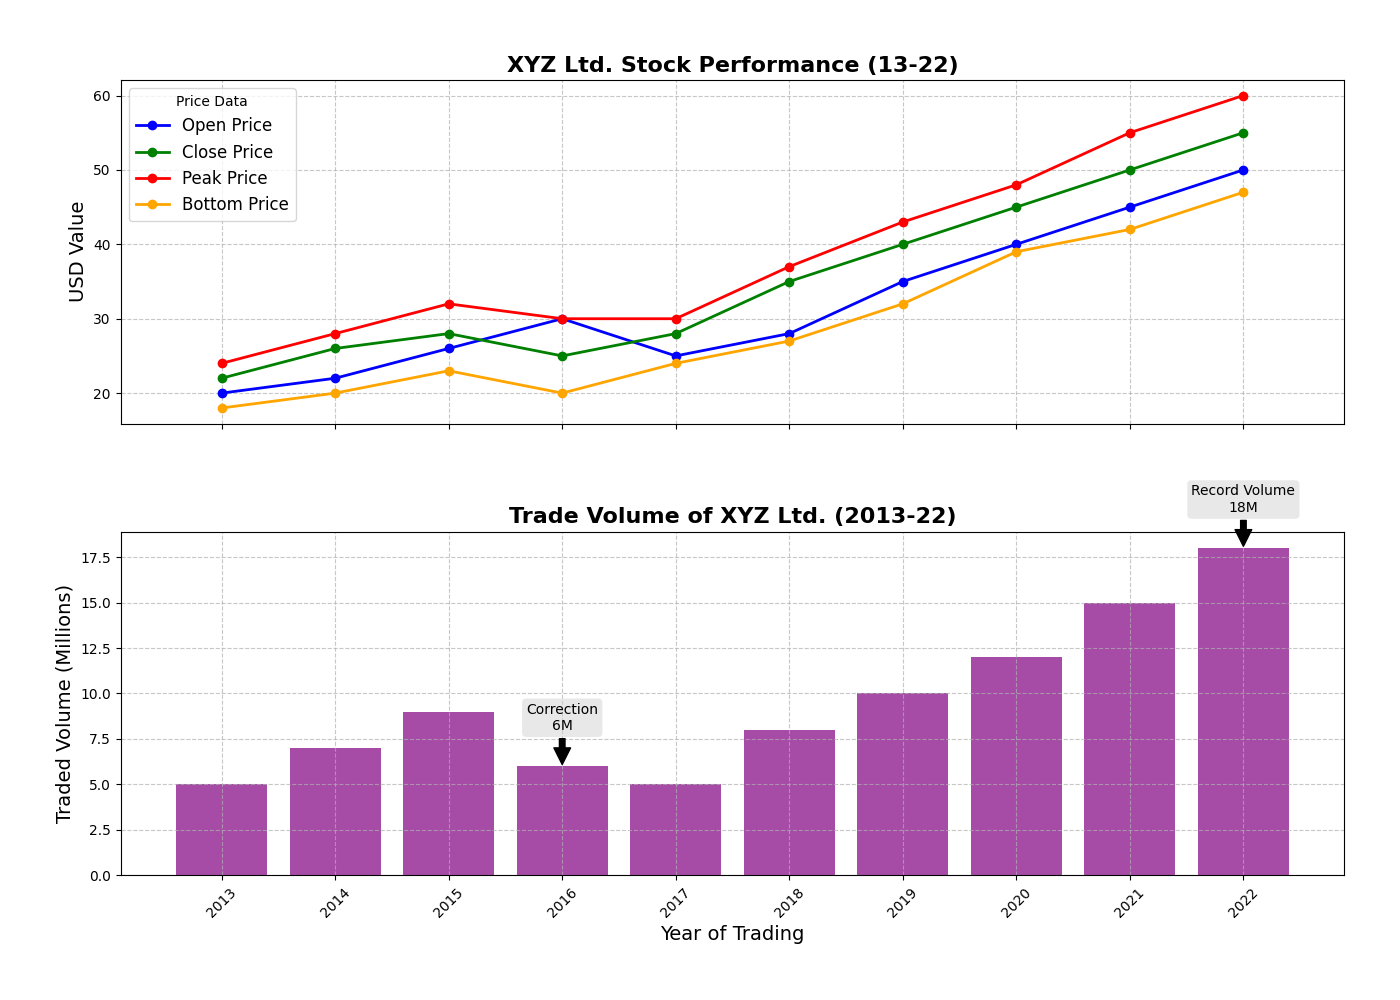

Python code for this plot:
import matplotlib.pyplot as plt
import numpy as np

years = np.arange(2013, 2023, 1)

# Stock prices (fictional data)
opening_price = np.array([20, 22, 26, 30, 25, 28, 35, 40, 45, 50])
closing_price = np.array([22, 26, 28, 25, 28, 35, 40, 45, 50, 55])
highest_price = np.array([24, 28, 32, 30, 30, 37, 43, 48, 55, 60])
lowest_price = np.array([18, 20, 23, 20, 24, 27, 32, 39, 42, 47])

# Volume traded (in millions)
volume_traded = np.array([5, 7, 9, 6, 5, 8, 10, 12, 15, 18])

fig, axes = plt.subplots(2, 1, figsize=(14, 10), sharex=True)

# First subplot: Line plots for stock prices
axes[0].plot(years, opening_price, marker='o', color='blue', label='Open Price', linewidth=2)
axes[0].plot(years, closing_price, marker='o', color='green', label='Close Price', linewidth=2)
axes[0].plot(years, highest_price, marker='o', color='red', label='Peak Price', linewidth=2)
axes[0].plot(years, lowest_price, marker='o', color='orange', label='Bottom Price', linewidth=2)

axes[0].set_title('XYZ Ltd. Stock Performance (13-22)', fontsize=16, fontweight='bold')
axes[0].set_ylabel('USD Value', fontsize=14)
axes[0].legend(title='Price Data', fontsize=12)
axes[0].grid(True, linestyle='--', alpha=0.7)

# Second subplot: Line plot for volume traded
axes[1].bar(years, volume_traded, color='purple', alpha=0.7)
axes[1].set_title('Trade Volume of XYZ Ltd. (2013-22)', fontsize=16, fontweight='bold')
axes[1].set_xlabel('Year of Trading', fontsize=14)
axes[1].set_ylabel('Traded Volume (Millions)', fontsize=14)
axes[1].grid(True, linestyle='--', alpha=0.7)

# Annotate significant years in volume traded plot
significant_years = [2016, 2022]
events = ['Correction', 'Record Volume']
volume_spots = volume_traded[np.isin(years, significant_years)]

for (year, event, volume) in zip(significant_years, events, volume_spots):
    axes[1].annotate(f'{event}\n{volume}M', xy=(year, volume), xytext=(year, volume + 2),
                     arrowprops=dict(facecolor='black', shrink=0.05), fontsize=10, ha='center', 
                     bbox=dict(boxstyle="round,pad=0.3", edgecolor='none', facecolor='lightgrey', alpha=0.5))

plt.xticks(years, rotation=45)
plt.tight_layout(pad=4)
plt.show()
